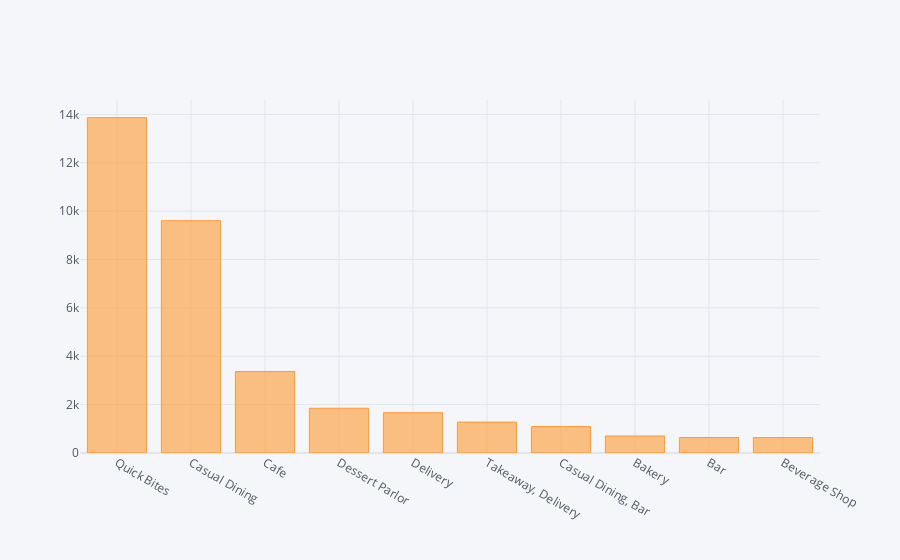

Notebook cell for this chart:
### Markdown cell above
# Most Popular Restaurant types

### Code cell
df.rest_type.value_counts().head(10).iplot(kind="bar")

### Figure 1 — Plotly figure (JSON) as saved in the notebook; plotly's stock layout.template omitted (floating-point values rounded to 4 significant figures)
{"data": [{"marker": {"color": "rgba(255, 153, 51, 0.6)", "line": {"color": "rgba(255, 153, 51, 1.0)", "width": 1}}, "name": "count", "orientation": "v", "text": "", "type": "bar", "x": ["Quick Bites", "Casual Dining", "Cafe", "Dessert Parlor", "Delivery", "Takeaway, Delivery", "Casual Dining, Bar", "Bakery", "Bar", "Beverage Shop"], "y": [13866, 9605, 3368, 1850, 1666, 1278, 1092, 704, 640, 638]}], "layout": {"autosize": true, "legend": {"bgcolor": "#F5F6F9", "font": {"color": "#4D5663"}}, "paper_bgcolor": "#F5F6F9", "plot_bgcolor": "#F5F6F9", "title": {"font": {"color": "#4D5663"}}, "xaxis": {"autorange": true, "gridcolor": "#E1E5ED", "range": [-0.5, 9.5], "showgrid": true, "tickfont": {"color": "#4D5663"}, "title": {"font": {"color": "#4D5663"}, "text": ""}, "type": "category", "zerolinecolor": "#E1E5ED"}, "yaxis": {"autorange": true, "gridcolor": "#E1E5ED", "range": [0, 14600.0], "showgrid": true, "tickfont": {"color": "#4D5663"}, "title": {"font": {"color": "#4D5663"}, "text": ""}, "type": "linear", "zerolinecolor": "#E1E5ED"}}}
